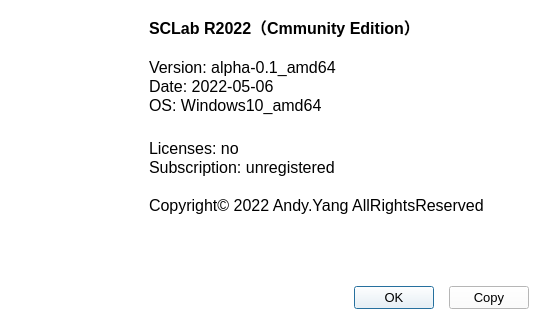
<?xml version="1.0" encoding="UTF-8"?>
<ui version="4.0">
 <class>AboutSClab</class>
 <widget class="QDialog" name="AboutSClab">
  <property name="geometry">
   <rect>
    <x>0</x>
    <y>0</y>
    <width>540</width>
    <height>320</height>
   </rect>
  </property>
  <property name="minimumSize">
   <size>
    <width>540</width>
    <height>320</height>
   </size>
  </property>
  <property name="maximumSize">
   <size>
    <width>540</width>
    <height>320</height>
   </size>
  </property>
  <property name="font">
   <font>
    <pointsize>12</pointsize>
   </font>
  </property>
  <property name="windowTitle">
   <string>About SCLab</string>
  </property>
  <property name="windowIcon">
   <iconset resource="../../resource/ribbon_resource.qrc">
    <normaloff>:/image/image/sc_v12.png</normaloff>:/image/image/sc_v12.png</iconset>
  </property>
  <property name="styleSheet">
   <string notr="true">background-color: rgb(255, 255, 255);
color: rgb(0, 0, 0);</string>
  </property>
  <layout class="QVBoxLayout" name="verticalLayout_2">
   <item>
    <layout class="QHBoxLayout" name="horizontalLayout">
     <property name="spacing">
      <number>20</number>
     </property>
     <item>
      <layout class="QVBoxLayout" name="verticalLayout" stretch="0,5">
       <property name="topMargin">
        <number>10</number>
       </property>
       <item>
        <widget class="QLabel" name="label">
         <property name="minimumSize">
          <size>
           <width>110</width>
           <height>100</height>
          </size>
         </property>
         <property name="maximumSize">
          <size>
           <width>110</width>
           <height>100</height>
          </size>
         </property>
         <property name="text">
          <string notr="true"/>
         </property>
         <property name="pixmap">
          <pixmap resource="../../resource/ribbon_resource.qrc">:/image/image/sc_v12.png</pixmap>
         </property>
         <property name="scaledContents">
          <bool>true</bool>
         </property>
         <property name="alignment">
          <set>Qt::AlignCenter</set>
         </property>
         <property name="wordWrap">
          <bool>false</bool>
         </property>
        </widget>
       </item>
       <item>
        <spacer name="verticalSpacer_2">
         <property name="orientation">
          <enum>Qt::Vertical</enum>
         </property>
         <property name="sizeHint" stdset="0">
          <size>
           <width>20</width>
           <height>40</height>
          </size>
         </property>
        </spacer>
       </item>
      </layout>
     </item>
     <item>
      <widget class="QTextEdit" name="textEdit">
       <property name="minimumSize">
        <size>
         <width>0</width>
         <height>0</height>
        </size>
       </property>
       <property name="maximumSize">
        <size>
         <width>380</width>
         <height>330</height>
        </size>
       </property>
       <property name="font">
        <font>
         <pointsize>15</pointsize>
        </font>
       </property>
       <property name="frameShape">
        <enum>QFrame::NoFrame</enum>
       </property>
       <property name="readOnly">
        <bool>true</bool>
       </property>
       <property name="html">
        <string>&lt;!DOCTYPE HTML PUBLIC &quot;-//W3C//DTD HTML 4.0//EN&quot; &quot;http://www.w3.org/TR/REC-html40/strict.dtd&quot;&gt;
&lt;html&gt;&lt;head&gt;&lt;meta name=&quot;qrichtext&quot; content=&quot;1&quot; /&gt;&lt;meta charset=&quot;utf-8&quot; /&gt;&lt;style type=&quot;text/css&quot;&gt;
p, li { white-space: pre-wrap; }
&lt;/style&gt;&lt;/head&gt;&lt;body style=&quot; font-family:'Microsoft YaHei UI'; font-size:15pt; font-weight:400; font-style:normal;&quot;&gt;
&lt;p style=&quot; margin-top:0px; margin-bottom:0px; margin-left:0px; margin-right:0px; -qt-block-indent:0; text-indent:0px;&quot;&gt;&lt;span style=&quot; font-size:12pt; font-weight:700;&quot;&gt;SCLab R2022（Cmmunity Edition）&lt;/span&gt;&lt;/p&gt;
&lt;p style=&quot;-qt-paragraph-type:empty; margin-top:0px; margin-bottom:0px; margin-left:0px; margin-right:0px; -qt-block-indent:0; text-indent:0px; font-size:12pt;&quot;&gt;&lt;br /&gt;&lt;/p&gt;
&lt;p style=&quot; margin-top:0px; margin-bottom:0px; margin-left:0px; margin-right:0px; -qt-block-indent:0; text-indent:0px;&quot;&gt;&lt;span style=&quot; font-size:12pt;&quot;&gt;Version: alpha-0.1_amd64&lt;/span&gt;&lt;/p&gt;
&lt;p style=&quot; margin-top:0px; margin-bottom:0px; margin-left:0px; margin-right:0px; -qt-block-indent:0; text-indent:0px;&quot;&gt;&lt;span style=&quot; font-size:12pt;&quot;&gt;Date: 2022-05-06&lt;/span&gt;&lt;/p&gt;
&lt;p style=&quot; margin-top:0px; margin-bottom:0px; margin-left:0px; margin-right:0px; -qt-block-indent:0; text-indent:0px;&quot;&gt;&lt;span style=&quot; font-size:12pt;&quot;&gt;OS: Windows10_amd64&lt;/span&gt;&lt;/p&gt;
&lt;p style=&quot;-qt-paragraph-type:empty; margin-top:0px; margin-bottom:0px; margin-left:0px; margin-right:0px; -qt-block-indent:0; text-indent:0px;&quot;&gt;&lt;br /&gt;&lt;/p&gt;
&lt;p style=&quot; margin-top:0px; margin-bottom:0px; margin-left:0px; margin-right:0px; -qt-block-indent:0; text-indent:0px;&quot;&gt;&lt;span style=&quot; font-size:12pt;&quot;&gt;Licenses: no&lt;/span&gt;&lt;/p&gt;
&lt;p style=&quot; margin-top:0px; margin-bottom:0px; margin-left:0px; margin-right:0px; -qt-block-indent:0; text-indent:0px;&quot;&gt;&lt;span style=&quot; font-size:12pt;&quot;&gt;Subscription: unregistered&lt;/span&gt;&lt;/p&gt;
&lt;p style=&quot;-qt-paragraph-type:empty; margin-top:0px; margin-bottom:0px; margin-left:0px; margin-right:0px; -qt-block-indent:0; text-indent:0px; font-size:12pt;&quot;&gt;&lt;br /&gt;&lt;/p&gt;
&lt;p style=&quot; margin-top:0px; margin-bottom:0px; margin-left:0px; margin-right:0px; -qt-block-indent:0; text-indent:0px;&quot;&gt;&lt;span style=&quot; font-size:12pt; color:#000000;&quot;&gt;Copyright© 2022 Andy.Yang AllRightsReserved&lt;/span&gt;&lt;/p&gt;&lt;/body&gt;&lt;/html&gt;</string>
       </property>
      </widget>
     </item>
    </layout>
   </item>
   <item>
    <layout class="QHBoxLayout" name="horizontalLayout_2" stretch="10,0,0">
     <property name="spacing">
      <number>15</number>
     </property>
     <item>
      <spacer name="horizontalSpacer">
       <property name="orientation">
        <enum>Qt::Horizontal</enum>
       </property>
       <property name="sizeHint" stdset="0">
        <size>
         <width>40</width>
         <height>20</height>
        </size>
       </property>
      </spacer>
     </item>
     <item>
      <widget class="QPushButton" name="btn_ok">
       <property name="font">
        <font>
         <pointsize>10</pointsize>
        </font>
       </property>
       <property name="text">
        <string>OK</string>
       </property>
      </widget>
     </item>
     <item>
      <widget class="QPushButton" name="btn_copy">
       <property name="font">
        <font>
         <pointsize>10</pointsize>
        </font>
       </property>
       <property name="text">
        <string>Copy</string>
       </property>
      </widget>
     </item>
    </layout>
   </item>
  </layout>
 </widget>
 <resources>
  <include location="../../resource/ribbon_resource.qrc"/>
  <include location="../resource/ribbon_resource.qrc"/>
 </resources>
 <connections/>
</ui>
